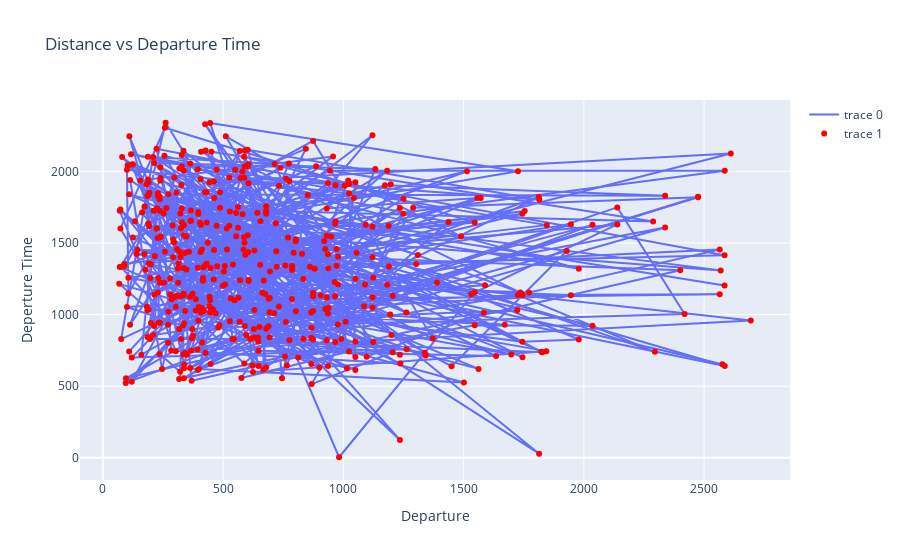

The notebook cell this image was saved under:
### Code cell
fig.add_trace(go.Scatter(x=data['Distance'], y=data['DepTime'],mode='markers', marker=dict(color='red')))

fig.update_layout(title="Distance vs Departure Time", xaxis_title="Departure",yaxis_title="Deperture Time")

fig.show()

### Figure 1 — Plotly figure (JSON) as saved in the notebook; plotly's stock layout.template omitted (floating-point values rounded to 4 significant figures; data arrays with more than 128 entries replaced by an {"elided": "..."} marker saying what was removed)
{"data": [{"type": "scatter", "x": {"elided": "500 int values"}, "y": {"elided": "500 int values"}}, {"marker": {"color": "red"}, "mode": "markers", "type": "scatter", "x": {"elided": "500 int values"}, "y": {"elided": "500 int values"}}], "layout": {"title": {"text": "Distance vs Departure Time"}, "xaxis": {"title": {"text": "Departure"}}, "yaxis": {"title": {"text": "Deperture Time"}}}}
